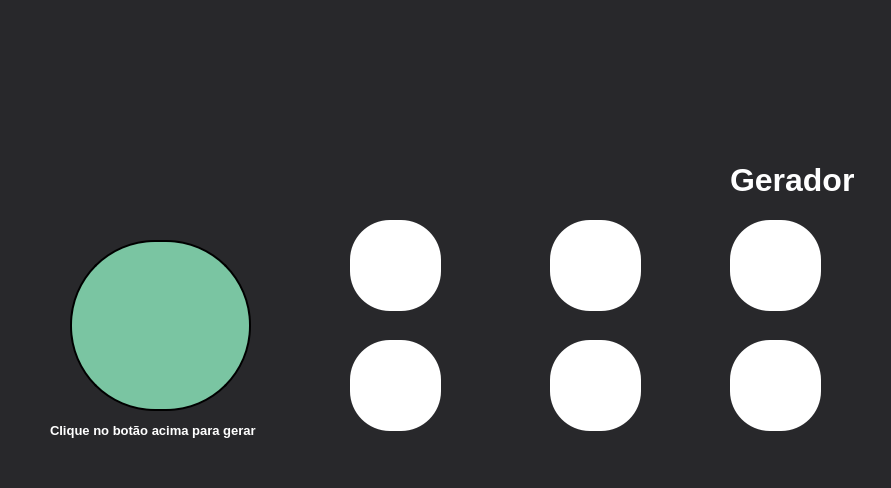
<?xml version="1.0" encoding="UTF-8"?>
<ui version="4.0">
 <class>window</class>
 <widget class="QMainWindow" name="window">
  <property name="windowModality">
   <enum>Qt::WindowModal</enum>
  </property>
  <property name="geometry">
   <rect>
    <x>0</x>
    <y>0</y>
    <width>891</width>
    <height>488</height>
   </rect>
  </property>
  <property name="windowTitle">
   <string>GERADOR MEGA</string>
  </property>
  <property name="autoFillBackground">
   <bool>false</bool>
  </property>
  <property name="styleSheet">
   <string notr="true">background-color: rgb(40, 40, 43);</string>
  </property>
  <property name="animated">
   <bool>false</bool>
  </property>
  <property name="documentMode">
   <bool>false</bool>
  </property>
  <widget class="QWidget" name="centralwidget">
   <widget class="QPushButton" name="pushButton">
    <property name="geometry">
     <rect>
      <x>70</x>
      <y>240</y>
      <width>181</width>
      <height>171</height>
     </rect>
    </property>
    <property name="cursor">
     <cursorShape>PointingHandCursor</cursorShape>
    </property>
    <property name="styleSheet">
     <string notr="true">border-style: outset;
background-color: rgb(122, 197, 162);
border-width: 2px;
border-radius: 85%;
border-color: black;
</string>
    </property>
    <property name="text">
     <string/>
    </property>
    <property name="icon">
     <iconset>
      <normaloff>../../Desktop/gerador/money-png.png</normaloff>../../Desktop/gerador/money-png.png</iconset>
    </property>
    <property name="iconSize">
     <size>
      <width>150</width>
      <height>300</height>
     </size>
    </property>
   </widget>
   <widget class="QLabel" name="label">
    <property name="geometry">
     <rect>
      <x>10</x>
      <y>10</y>
      <width>851</width>
      <height>151</height>
     </rect>
    </property>
    <property name="text">
     <string/>
    </property>
    <property name="pixmap">
     <pixmap>../../Desktop/gerador/logo-megasena.png</pixmap>
    </property>
   </widget>
   <widget class="QLabel" name="label_2">
    <property name="geometry">
     <rect>
      <x>730</x>
      <y>150</y>
      <width>131</width>
      <height>61</height>
     </rect>
    </property>
    <property name="text">
     <string>&lt;html&gt;&lt;head/&gt;&lt;body&gt;&lt;p&gt;&lt;span style=&quot; font-size:24pt; font-weight:600; color:#ffffff;&quot;&gt;Gerador&lt;/span&gt;&lt;/p&gt;&lt;/body&gt;&lt;/html&gt;</string>
    </property>
   </widget>
   <widget class="QLabel" name="label_3">
    <property name="geometry">
     <rect>
      <x>350</x>
      <y>220</y>
      <width>91</width>
      <height>91</height>
     </rect>
    </property>
    <property name="font">
     <font>
      <pointsize>36</pointsize>
      <weight>75</weight>
      <bold>true</bold>
     </font>
    </property>
    <property name="styleSheet">
     <string notr="true">background-color: white;
border-radius: 40%;
</string>
    </property>
    <property name="text">
     <string/>
    </property>
   </widget>
   <widget class="QLabel" name="label_4">
    <property name="geometry">
     <rect>
      <x>550</x>
      <y>220</y>
      <width>91</width>
      <height>91</height>
     </rect>
    </property>
    <property name="font">
     <font>
      <pointsize>36</pointsize>
      <weight>75</weight>
      <bold>true</bold>
     </font>
    </property>
    <property name="styleSheet">
     <string notr="true">background-color: white;
border-radius: 40%;
</string>
    </property>
    <property name="text">
     <string/>
    </property>
   </widget>
   <widget class="QLabel" name="label_5">
    <property name="geometry">
     <rect>
      <x>730</x>
      <y>220</y>
      <width>91</width>
      <height>91</height>
     </rect>
    </property>
    <property name="font">
     <font>
      <pointsize>36</pointsize>
      <weight>75</weight>
      <bold>true</bold>
     </font>
    </property>
    <property name="styleSheet">
     <string notr="true">background-color: white;
border-radius: 40%;
</string>
    </property>
    <property name="text">
     <string/>
    </property>
   </widget>
   <widget class="QLabel" name="label_6">
    <property name="geometry">
     <rect>
      <x>350</x>
      <y>340</y>
      <width>91</width>
      <height>91</height>
     </rect>
    </property>
    <property name="font">
     <font>
      <pointsize>36</pointsize>
      <weight>75</weight>
      <bold>true</bold>
     </font>
    </property>
    <property name="styleSheet">
     <string notr="true">background-color: white;
border-radius: 40%;
</string>
    </property>
    <property name="text">
     <string/>
    </property>
   </widget>
   <widget class="QLabel" name="label_7">
    <property name="geometry">
     <rect>
      <x>550</x>
      <y>340</y>
      <width>91</width>
      <height>91</height>
     </rect>
    </property>
    <property name="font">
     <font>
      <pointsize>36</pointsize>
      <weight>75</weight>
      <bold>true</bold>
     </font>
    </property>
    <property name="styleSheet">
     <string notr="true">background-color: white;
border-radius: 40%;
</string>
    </property>
    <property name="text">
     <string/>
    </property>
   </widget>
   <widget class="QLabel" name="label_8">
    <property name="geometry">
     <rect>
      <x>730</x>
      <y>340</y>
      <width>91</width>
      <height>91</height>
     </rect>
    </property>
    <property name="font">
     <font>
      <pointsize>36</pointsize>
      <weight>75</weight>
      <bold>true</bold>
     </font>
    </property>
    <property name="styleSheet">
     <string notr="true">background-color: white;
border-radius: 40%;
</string>
    </property>
    <property name="text">
     <string/>
    </property>
   </widget>
   <widget class="QLabel" name="label_9">
    <property name="geometry">
     <rect>
      <x>50</x>
      <y>420</y>
      <width>221</width>
      <height>21</height>
     </rect>
    </property>
    <property name="text">
     <string>&lt;html&gt;&lt;head/&gt;&lt;body&gt;&lt;p&gt;&lt;span style=&quot; font-size:10pt; font-weight:600; color:#ffffff;&quot;&gt;Clique no botão acima para gerar&lt;/span&gt;&lt;/p&gt;&lt;/body&gt;&lt;/html&gt;</string>
    </property>
   </widget>
  </widget>
 </widget>
 <resources/>
 <connections/>
</ui>
